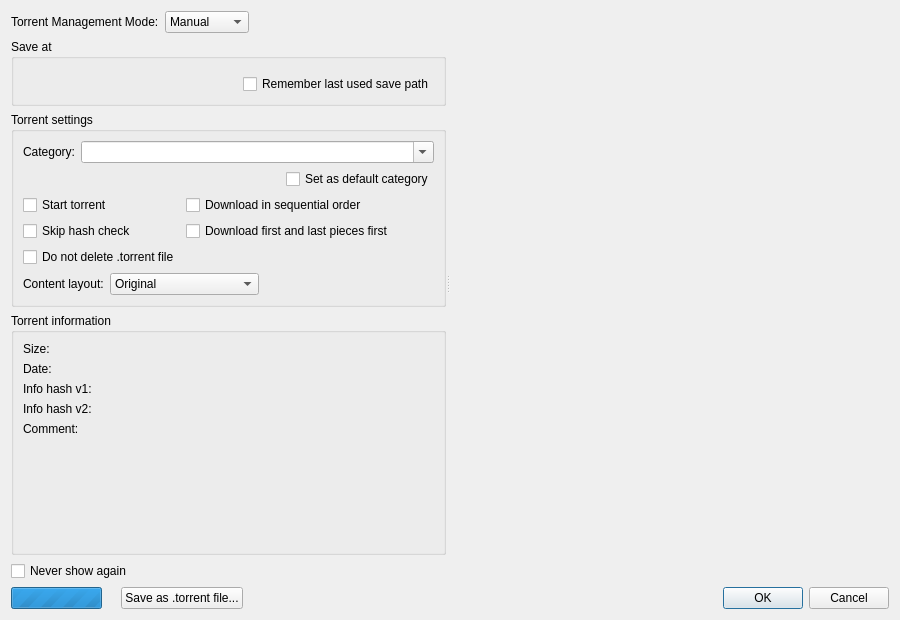
<?xml version="1.0" encoding="UTF-8"?>
<ui version="4.0">
 <class>AddNewTorrentDialog</class>
 <widget class="QDialog" name="AddNewTorrentDialog">
  <property name="geometry">
   <rect>
    <x>0</x>
    <y>0</y>
    <width>900</width>
    <height>620</height>
   </rect>
  </property>
  <layout class="QVBoxLayout" name="AddNewTorrentDialogLayout">
   <item>
    <widget class="QSplitter" name="splitter">
     <property name="orientation">
      <enum>Qt::Horizontal</enum>
     </property>
     <property name="childrenCollapsible">
      <bool>false</bool>
     </property>
     <widget class="QFrame" name="torrentoptionsFrame">
      <layout class="QVBoxLayout" name="mainlayout_addui">
       <property name="leftMargin">
        <number>0</number>
       </property>
       <property name="topMargin">
        <number>0</number>
       </property>
       <property name="rightMargin">
        <number>0</number>
       </property>
       <property name="bottomMargin">
        <number>0</number>
       </property>
       <item>
        <layout class="QHBoxLayout" name="managementLayout">
         <item>
          <widget class="QLabel" name="labelTorrentManagementMode">
           <property name="text">
            <string>Torrent Management Mode:</string>
           </property>
          </widget>
         </item>
         <item>
          <widget class="QComboBox" name="comboTTM">
           <property name="toolTip">
            <string>Automatic mode means that various torrent properties(eg save path) will be decided by the associated category</string>
           </property>
           <item>
            <property name="text">
             <string>Manual</string>
            </property>
           </item>
           <item>
            <property name="text">
             <string>Automatic</string>
            </property>
           </item>
          </widget>
         </item>
         <item>
          <spacer name="horizontalSpacer">
           <property name="orientation">
            <enum>Qt::Horizontal</enum>
           </property>
           <property name="sizeHint" stdset="0">
            <size>
             <width>20</width>
             <height>20</height>
            </size>
           </property>
          </spacer>
         </item>
        </layout>
       </item>
       <item>
        <widget class="QGroupBox" name="groupBoxSavePath">
         <property name="title">
          <string>Save at</string>
         </property>
         <layout class="QVBoxLayout" name="verticalLayout">
          <item>
           <widget class="FileSystemPathComboEdit" name="savePath" native="true"/>
          </item>
          <item alignment="Qt::AlignRight">
           <widget class="QCheckBox" name="checkBoxRememberLastSavePath">
            <property name="text">
             <string>Remember last used save path</string>
            </property>
           </widget>
          </item>
         </layout>
        </widget>
       </item>
       <item>
        <widget class="QGroupBox" name="groupBoxSettings">
         <property name="title">
          <string>Torrent settings</string>
         </property>
         <layout class="QVBoxLayout" name="verticalLayout_3">
          <item>
           <layout class="QHBoxLayout" name="categoryLayout">
            <item>
             <widget class="QLabel" name="labelCategory">
              <property name="text">
               <string>Category:</string>
              </property>
             </widget>
            </item>
            <item>
             <widget class="QComboBox" name="categoryComboBox">
              <property name="sizePolicy">
               <sizepolicy hsizetype="Expanding" vsizetype="Fixed">
                <horstretch>0</horstretch>
                <verstretch>0</verstretch>
               </sizepolicy>
              </property>
              <property name="editable">
               <bool>true</bool>
              </property>
              <property name="insertPolicy">
               <enum>QComboBox::InsertAtTop</enum>
              </property>
             </widget>
            </item>
           </layout>
          </item>
          <item alignment="Qt::AlignRight">
           <widget class="QCheckBox" name="defaultCategoryCheckbox">
            <property name="text">
             <string>Set as default category</string>
            </property>
           </widget>
          </item>
          <item>
           <layout class="QGridLayout" name="gridLayout">
            <item row="2" column="0">
             <widget class="QCheckBox" name="doNotDeleteTorrentCheckBox">
              <property name="toolTip">
               <string>When checked, the .torrent file will not be deleted despite the settings at the &quot;Download&quot; page of the options dialog</string>
              </property>
              <property name="text">
               <string>Do not delete .torrent file</string>
              </property>
             </widget>
            </item>
            <item row="1" column="1">
             <widget class="QCheckBox" name="firstLastCheckBox">
              <property name="text">
               <string>Download first and last pieces first</string>
              </property>
             </widget>
            </item>
            <item row="1" column="0">
             <widget class="QCheckBox" name="skipCheckingCheckBox">
              <property name="text">
               <string>Skip hash check</string>
              </property>
             </widget>
            </item>
            <item row="0" column="1">
             <widget class="QCheckBox" name="sequentialCheckBox">
              <property name="text">
               <string>Download in sequential order</string>
              </property>
             </widget>
            </item>
            <item row="0" column="0">
             <widget class="QCheckBox" name="startTorrentCheckBox">
              <property name="text">
               <string>Start torrent</string>
              </property>
             </widget>
            </item>
            <item row="0" column="2">
             <spacer name="horizontalSpacer_3">
              <property name="orientation">
               <enum>Qt::Horizontal</enum>
              </property>
              <property name="sizeHint" stdset="0">
               <size>
                <width>40</width>
                <height>20</height>
               </size>
              </property>
             </spacer>
            </item>
           </layout>
          </item>
          <item>
           <layout class="QHBoxLayout" name="horizontalLayout_2">
            <item>
             <widget class="QLabel" name="contentLayoutLabel">
              <property name="text">
               <string>Content layout:</string>
              </property>
             </widget>
            </item>
            <item>
             <widget class="QComboBox" name="contentLayoutComboBox">
              <property name="currentIndex">
               <number>0</number>
              </property>
              <item>
               <property name="text">
                <string>Original</string>
               </property>
              </item>
              <item>
               <property name="text">
                <string>Create subfolder</string>
               </property>
              </item>
              <item>
               <property name="text">
                <string>Don't create subfolder</string>
               </property>
              </item>
             </widget>
            </item>
            <item>
             <spacer name="horizontalSpacer_4">
              <property name="orientation">
               <enum>Qt::Horizontal</enum>
              </property>
              <property name="sizeHint" stdset="0">
               <size>
                <width>40</width>
                <height>20</height>
               </size>
              </property>
             </spacer>
            </item>
           </layout>
          </item>
         </layout>
        </widget>
       </item>
       <item>
        <widget class="QGroupBox" name="infoGroup">
         <property name="sizePolicy">
          <sizepolicy hsizetype="Preferred" vsizetype="Expanding">
           <horstretch>0</horstretch>
           <verstretch>0</verstretch>
          </sizepolicy>
         </property>
         <property name="title">
          <string>Torrent information</string>
         </property>
         <layout class="QGridLayout" name="gridLayout_2">
          <item row="2" column="0">
           <widget class="QLabel" name="labelInfohash1">
            <property name="text">
             <string>Info hash v1:</string>
            </property>
           </widget>
          </item>
          <item row="0" column="1">
           <widget class="QLabel" name="labelSizeData"/>
          </item>
          <item row="1" column="1">
           <widget class="QLabel" name="labelDateData"/>
          </item>
          <item row="4" column="1">
           <widget class="QScrollArea" name="scrollArea">
            <property name="styleSheet">
             <string notr="true">background-color: rgba(0, 0, 0, 0);</string>
            </property>
            <property name="frameShape">
             <enum>QFrame::NoFrame</enum>
            </property>
            <property name="widgetResizable">
             <bool>true</bool>
            </property>
            <widget class="QWidget" name="scrollAreaWidgetContents">
             <property name="geometry">
              <rect>
               <x>0</x>
               <y>0</y>
               <width>317</width>
               <height>69</height>
              </rect>
             </property>
             <layout class="QVBoxLayout" name="verticalLayout_2">
              <property name="leftMargin">
               <number>0</number>
              </property>
              <property name="topMargin">
               <number>0</number>
              </property>
              <property name="rightMargin">
               <number>0</number>
              </property>
              <property name="bottomMargin">
               <number>0</number>
              </property>
              <item>
               <widget class="QLabel" name="labelCommentData">
                <property name="textFormat">
                 <enum>Qt::RichText</enum>
                </property>
                <property name="alignment">
                 <set>Qt::AlignLeading|Qt::AlignLeft|Qt::AlignTop</set>
                </property>
                <property name="wordWrap">
                 <bool>true</bool>
                </property>
                <property name="openExternalLinks">
                 <bool>true</bool>
                </property>
                <property name="textInteractionFlags">
                 <set>Qt::TextBrowserInteraction</set>
                </property>
               </widget>
              </item>
             </layout>
            </widget>
           </widget>
          </item>
          <item row="4" column="0">
           <widget class="QLabel" name="labelComment">
            <property name="text">
             <string>Comment:</string>
            </property>
            <property name="alignment">
             <set>Qt::AlignLeading|Qt::AlignLeft|Qt::AlignTop</set>
            </property>
           </widget>
          </item>
          <item row="0" column="0">
           <widget class="QLabel" name="labelSize">
            <property name="text">
             <string>Size:</string>
            </property>
           </widget>
          </item>
          <item row="2" column="1">
           <widget class="QLabel" name="labelInfohash1Data">
            <property name="textFormat">
             <enum>Qt::PlainText</enum>
            </property>
            <property name="textInteractionFlags">
             <set>Qt::TextSelectableByMouse</set>
            </property>
           </widget>
          </item>
          <item row="1" column="0">
           <widget class="QLabel" name="labelDate">
            <property name="text">
             <string>Date:</string>
            </property>
           </widget>
          </item>
          <item row="3" column="0">
           <widget class="QLabel" name="labelInfohash2">
            <property name="text">
             <string>Info hash v2:</string>
            </property>
           </widget>
          </item>
          <item row="3" column="1">
           <widget class="QLabel" name="labelInfohash2Data">
            <property name="text">
             <string/>
            </property>
           </widget>
          </item>
         </layout>
        </widget>
       </item>
      </layout>
     </widget>
     <widget class="ContentWidget" name="contentWidget">
      <property name="sizePolicy">
       <sizepolicy hsizetype="Expanding" vsizetype="Expanding">
        <horstretch>1</horstretch>
        <verstretch>0</verstretch>
       </sizepolicy>
      </property>
     </widget>
    </widget>
   </item>
   <item>
    <layout class="QHBoxLayout" name="buttonsHLayout">
     <item>
      <widget class="QCheckBox" name="checkBoxNeverShow">
       <property name="text">
        <string>Never show again</string>
       </property>
      </widget>
     </item>
     <item>
      <spacer name="horizontalSpacer_2">
       <property name="orientation">
        <enum>Qt::Horizontal</enum>
       </property>
       <property name="sizeHint" stdset="0">
        <size>
         <width>40</width>
         <height>20</height>
        </size>
       </property>
      </spacer>
     </item>
    </layout>
   </item>
   <item>
    <layout class="QHBoxLayout" name="horizontalLayout">
     <item>
      <layout class="QHBoxLayout" name="metadataLayout">
       <item>
        <widget class="QProgressBar" name="progMetaLoading">
         <property name="sizePolicy">
          <sizepolicy hsizetype="Minimum" vsizetype="Fixed">
           <horstretch>0</horstretch>
           <verstretch>0</verstretch>
          </sizepolicy>
         </property>
         <property name="maximum">
          <number>0</number>
         </property>
         <property name="value">
          <number>-1</number>
         </property>
         <property name="textVisible">
          <bool>false</bool>
         </property>
        </widget>
       </item>
       <item>
        <widget class="QLabel" name="lblMetaLoading">
         <property name="text">
          <string/>
         </property>
        </widget>
       </item>
       <item>
        <widget class="QPushButton" name="buttonSave">
         <property name="text">
          <string>Save as .torrent file...</string>
         </property>
        </widget>
       </item>
      </layout>
     </item>
     <item>
      <widget class="QDialogButtonBox" name="buttonBox">
       <property name="standardButtons">
        <set>QDialogButtonBox::Cancel|QDialogButtonBox::Ok</set>
       </property>
      </widget>
     </item>
    </layout>
   </item>
  </layout>
 </widget>
 <customwidgets>
  <customwidget>
   <class>ContentWidget</class>
   <extends>QWidget</extends>
   <header>gui/properties/contentwidget.h</header>
  </customwidget>
  <customwidget>
   <class>FileSystemPathComboEdit</class>
   <extends>QWidget</extends>
   <header>gui/fspathedit.h</header>
   <container>1</container>
  </customwidget>
 </customwidgets>
 <resources/>
 <connections>
  <connection>
   <sender>buttonBox</sender>
   <signal>accepted()</signal>
   <receiver>AddNewTorrentDialog</receiver>
   <slot>accept()</slot>
   <hints>
    <hint type="sourcelabel">
     <x>928</x>
     <y>855</y>
    </hint>
    <hint type="destinationlabel">
     <x>157</x>
     <y>274</y>
    </hint>
   </hints>
  </connection>
  <connection>
   <sender>buttonBox</sender>
   <signal>rejected()</signal>
   <receiver>AddNewTorrentDialog</receiver>
   <slot>reject()</slot>
   <hints>
    <hint type="sourcelabel">
     <x>928</x>
     <y>855</y>
    </hint>
    <hint type="destinationlabel">
     <x>286</x>
     <y>274</y>
    </hint>
   </hints>
  </connection>
  <connection>
   <sender>comboTTM</sender>
   <signal>currentIndexChanged(int)</signal>
   <receiver>AddNewTorrentDialog</receiver>
   <slot>TMMChanged(int)</slot>
   <hints>
    <hint type="sourcelabel">
     <x>250</x>
     <y>53</y>
    </hint>
    <hint type="destinationlabel">
     <x>467</x>
     <y>249</y>
    </hint>
   </hints>
  </connection>
  <connection>
   <sender>categoryComboBox</sender>
   <signal>currentIndexChanged(int)</signal>
   <receiver>AddNewTorrentDialog</receiver>
   <slot>categoryChanged(int)</slot>
   <hints>
    <hint type="sourcelabel">
     <x>266</x>
     <y>231</y>
    </hint>
    <hint type="destinationlabel">
     <x>467</x>
     <y>249</y>
    </hint>
   </hints>
  </connection>
 </connections>
 <slots>
  <slot>savingModeChanged(bool)</slot>
  <slot>categoryChanged(int)</slot>
  <slot>TMMChanged(int)</slot>
 </slots>
</ui>
